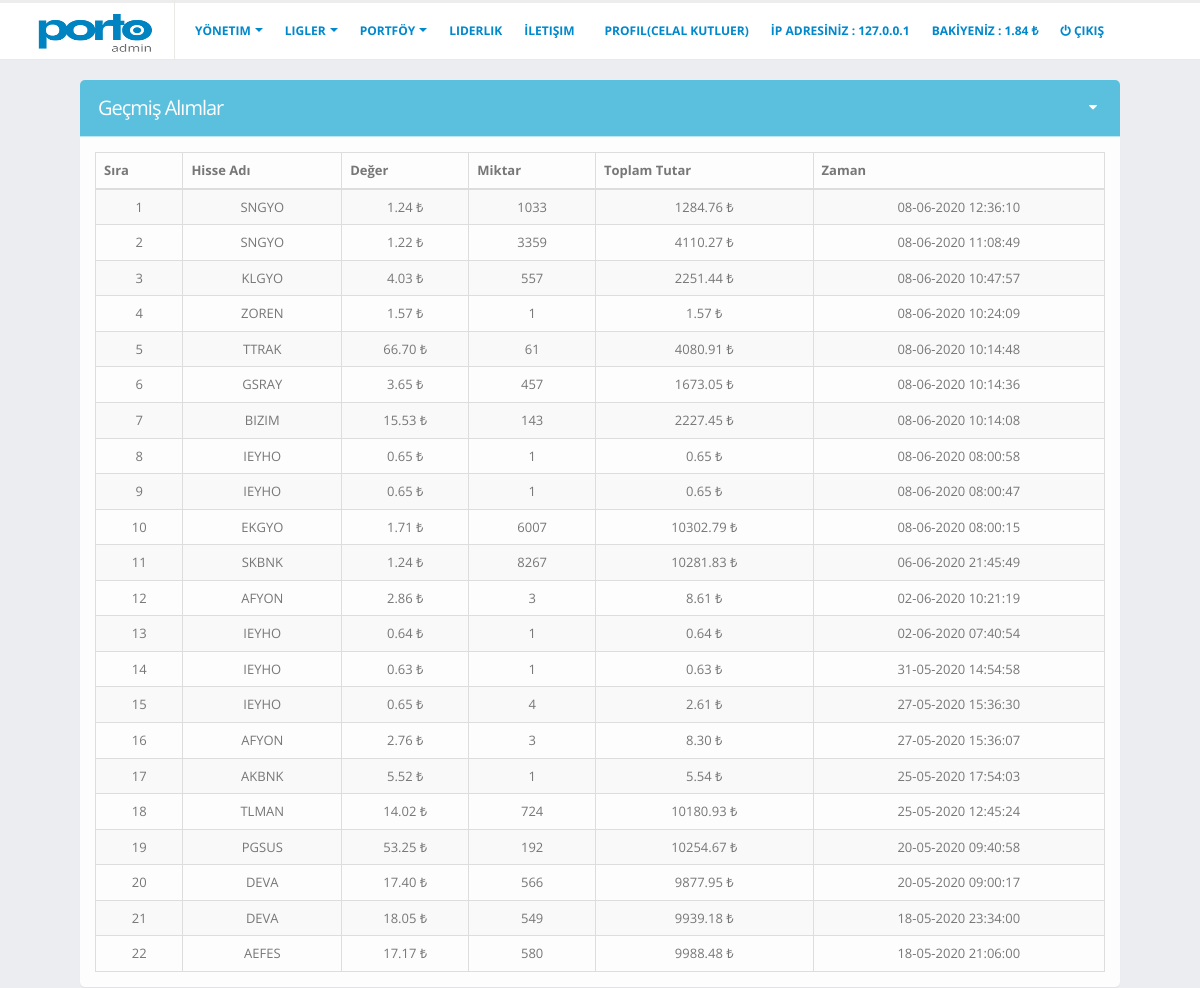
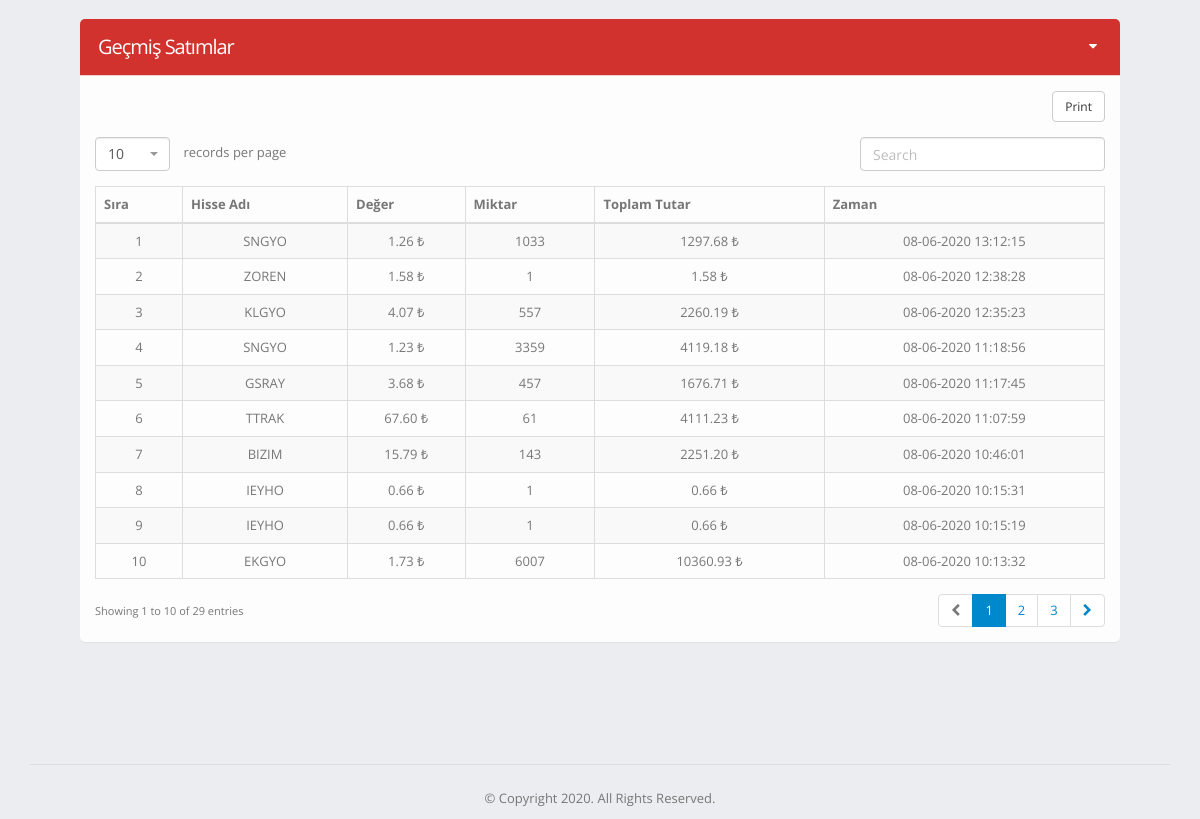
The page /gecmis_alim_satimlar.php (signed in) on the database its author committed (2 pictures, top to bottom).
### tables this page shows
CREATE TABLE `alim` (
                        `alim_id` int(11) NOT NULL,
                        `alim_kul_id` int(11) DEFAULT NULL,
                        `alim_hisse_sembol` varchar(10) DEFAULT NULL,
                        `alim_hisse_deger` decimal(10,2) DEFAULT NULL,
                        `alim_hisse_komisyon` decimal(7,2) DEFAULT NULL,
                        `alim_hisse_lot` int(11) DEFAULT NULL,
                        `alim_lot_satilmayan` int(11) DEFAULT NULL,
                        `alim_hisse_toplam_tutar` decimal(10,2) DEFAULT NULL,
                        `alim_zaman` datetime DEFAULT current_timestamp()
);

CREATE TABLE `satim` (
                         `satim_id` int(11) NOT NULL,
                         `satim_kul_id` int(11) DEFAULT NULL,
                         `satim_hisse_sembol` varchar(10) DEFAULT NULL,
                         `satim_hisse_deger` decimal(10,2) DEFAULT NULL,
                         `satim_hisse_komisyon` decimal(7,2) DEFAULT NULL,
                         `satim_hisse_lot` int(11) DEFAULT NULL,
                         `satim_kar_zarar` decimal(10,2) DEFAULT NULL,
                         `satim_hisse_toplam_tutar` decimal(10,2) DEFAULT NULL,
                         `satim_zaman` datetime DEFAULT current_timestamp()
);

### gecmis_alim_satimlar.php (the view, shortened to what this page needs)
<?php
include "inc/header.php";
?>
    <section role="main" class="content-body">
        <div class="conteiner">
            <div class="col-md">
                <section class="panel panel-info">
                    <header class="panel-heading">
                        <h2 class="panel-title">Geçmiş Alımlar</h2>
                        <div class="panel-actions">
                            <a href="#" class="panel-action panel-action-toggle" data-panel-toggle></a>
                        </div>
                    </header>
                    <div class="panel-body">
                        <table class="table table-bordered table-striped mb-none" id="datatable-default">
                            <thead>
                            <tr>
                                <th>Sıra</th>
                                <th>Hisse Adı</th>
                                <th>Değer</th>
                                <th>Miktar</th>
                                <th>Toplam Tutar</th>
                                <th>Zaman</th>
                            </tr>
                            </thead>
                            <tbody>
                            <?php
                            $sayi = 0;
                            $veri_gecmis_alim = $db->prepare('SELECT `alim_hisse_sembol`,`alim_hisse_deger`,`alim_hisse_lot`,`alim_hisse_toplam_tutar`,`alim_zaman` FROM `alim` WHERE `alim_kul_id`=? and `alim_lot_satilmayan`=0 order BY `alim_zaman` desc limit 100');
                            $veri_gecmis_alim->execute(array($_SESSION['kul_id']));
                            $v_gecmis_alim = $veri_gecmis_alim->fetchAll(PDO::FETCH_ASSOC);
                            foreach ($v_gecmis_alim as $gecmis_alim) {
                                echo
                                    "<tr>
                                <td class='text-center' id='gecmis_alim_sira_" . $sayi . "'>" . ($sayi + 1) . "</td>
                                <td class='text-center' id='gecmis_alim_hisse_" . $sayi . "'>" . $gecmis_alim['alim_hisse_sembol'] . "</td>
                                <td class='text-center' id='gecmis_alim_deger_" . $sayi . "'>" . $gecmis_alim['alim_hisse_deger'] . " &#x20BA;</td>
                                <td class='text-center' id='gecmis_alim_miktar_" . $sayi . "'>" . $gecmis_alim['alim_hisse_lot'] . "</td>
                                <td class='text-center' id='gecmis_alim_toplam_" . $sayi . "'>" . $gecmis_alim['alim_hisse_toplam_tutar'] . " &#x20BA;</td>
                                <td class='text-center' id='gecmis_alim_zaman_" . $sayi . "'>" . (new \DateTime($gecmis_alim['alim_zaman']))->format('d-m-Y H:i:s') . PHP_EOL . "</td>
                                    </tr>";
                                $sayi++;
                            }
                            ?>
                            </tbody>
                        </table>
                    </div>
                </section>
                <section class="panel panel-danger">
                    <header class="panel-heading">
                        <h2 class="panel-title">Geçmiş Satımlar</h2>
                        <div class="panel-actions">
                            <a href="#" class="panel-action panel-action-toggle" data-panel-toggle></a>
                        </div>
                    </header>
                    <div class="panel-body">
                        <table class="table table-bordered table-striped mb-none" id="datatable-tabletools">
                            <thead>
                            <tr>
                                <th>Sıra</th>
                                <th>Hisse Adı</th>
                                <th>Değer</th>
                                <th>Miktar</th>
                                <th>Toplam Tutar</th>
                                <th>Zaman</th>
                            </tr>
                            </thead>
                            <tbody>
                            <?php
                            $sayi = 0;
                            $veri_gecmis_satim = $db->prepare('SELECT `satim_hisse_sembol`,`satim_hisse_deger`,`satim_hisse_lot`,`satim_hisse_toplam_tutar`,`satim_zaman` FROM `satim` WHERE `satim_kul_id`=? order BY `satim_zaman` desc limit 100');
                            $veri_gecmis_satim->execute(array($_SESSION['kul_id']));
                            $v_gecmis_satim = $veri_gecmis_satim->fetchAll(PDO::FETCH_ASSOC);
                            foreach ($v_gecmis_satim as $gecmis_satim) {
                                echo
                                    "<tr>
                                <td class='text-center' id='gecmis_satim_sira_" . $sayi . "'>" . ($sayi + 1) . "</td>
                                <td class='text-center' id='gecmis_satim_hisse_" . $sayi . "'>" . $gecmis_satim['satim_hisse_sembol'] . "</td>
                                <td class='text-center' id='gecmis_satim_deger_" . $sayi . "'>" . $gecmis_satim['satim_hisse_deger'] . " &#x20BA;</td>
                                <td class='text-center' id='gecmis_satim_miktar_" . $sayi . "'>" . $gecmis_satim['satim_hisse_lot'] . "</td>
                                <td class='text-center' id='gecmis_satim_toplam_" . $sayi . "'>" . $gecmis_satim['satim_hisse_toplam_tutar'] . " &#x20BA;</td>
                                <td class='text-center' id='gecmis_satim_zaman_" . $sayi . "'>" . (new \DateTime($gecmis_satim['satim_zaman']))->format('d-m-Y H:i:s') . PHP_EOL . "</td>
                                    </tr>";
                                $sayi++;
                            }
                            ?>
                            </tbody>
                        </table>
                    </div>
                </section>
            </div>
        </div>
    </section>
<?php include "inc/footer.php"; ?>

### assets/stylesheets/skins/default.css (style rules this page uses)
a, .btn-link { color: #0088cc; }

### rows shown on the page
alim: alim_hisse_sembol "SNGYO", alim_hisse_deger "1.24", alim_hisse_lot "1033", alim_hisse_toplam_tutar "1284.76", alim_zaman "08-06-2020 12:36:10"
alim: alim_hisse_sembol "SNGYO", alim_hisse_deger "1.22", alim_hisse_lot "3359", alim_hisse_toplam_tutar "4110.27", alim_zaman "08-06-2020 11:08:49"
alim: alim_hisse_sembol "KLGYO", alim_hisse_deger "4.03", alim_hisse_lot "557", alim_hisse_toplam_tutar "2251.44", alim_zaman "08-06-2020 10:47:57"
alim: alim_hisse_sembol "ZOREN", alim_hisse_deger "1.57", alim_hisse_lot "1", alim_hisse_toplam_tutar "1.57", alim_zaman "08-06-2020 10:24:09"
alim: alim_hisse_sembol "TTRAK", alim_hisse_deger "66.70", alim_hisse_lot "61", alim_hisse_toplam_tutar "4080.91", alim_zaman "08-06-2020 10:14:48"
alim: alim_hisse_sembol "GSRAY", alim_hisse_deger "3.65", alim_hisse_lot "457", alim_hisse_toplam_tutar "1673.05", alim_zaman "08-06-2020 10:14:36"
alim: alim_hisse_sembol "BIZIM", alim_hisse_deger "15.53", alim_hisse_lot "143", alim_hisse_toplam_tutar "2227.45", alim_zaman "08-06-2020 10:14:08"
alim: alim_hisse_sembol "IEYHO", alim_hisse_deger "0.65", alim_hisse_lot "1", alim_hisse_toplam_tutar "0.65", alim_zaman "08-06-2020 08:00:58"
alim: alim_hisse_sembol "IEYHO", alim_hisse_deger "0.65", alim_hisse_lot "1", alim_hisse_toplam_tutar "0.65", alim_zaman "08-06-2020 08:00:47"
alim: alim_hisse_sembol "EKGYO", alim_hisse_deger "1.71", alim_hisse_lot "6007", alim_hisse_toplam_tutar "10302.79", alim_zaman "08-06-2020 08:00:15"
alim: alim_hisse_sembol "SKBNK", alim_hisse_deger "1.24", alim_hisse_lot "8267", alim_hisse_toplam_tutar "10281.83", alim_zaman "06-06-2020 21:45:49"
alim: alim_hisse_sembol "AFYON", alim_hisse_deger "2.86", alim_hisse_lot "3", alim_hisse_toplam_tutar "8.61", alim_zaman "02-06-2020 10:21:19"
alim: alim_hisse_sembol "IEYHO", alim_hisse_deger "0.64", alim_hisse_lot "1", alim_hisse_toplam_tutar "0.64", alim_zaman "02-06-2020 07:40:54"
alim: alim_hisse_sembol "IEYHO", alim_hisse_deger "0.63", alim_hisse_lot "1", alim_hisse_toplam_tutar "0.63", alim_zaman "31-05-2020 14:54:58"
alim: alim_hisse_sembol "IEYHO", alim_hisse_deger "0.65", alim_hisse_lot "4", alim_hisse_toplam_tutar "2.61", alim_zaman "27-05-2020 15:36:30"
alim: alim_hisse_sembol "AFYON", alim_hisse_deger "2.76", alim_hisse_lot "3", alim_hisse_toplam_tutar "8.30", alim_zaman "27-05-2020 15:36:07"
alim: alim_hisse_sembol "AKBNK", alim_hisse_deger "5.52", alim_hisse_lot "1", alim_hisse_toplam_tutar "5.54", alim_zaman "25-05-2020 17:54:03"
alim: alim_hisse_sembol "TLMAN", alim_hisse_deger "14.02", alim_hisse_lot "724", alim_hisse_toplam_tutar "10180.93", alim_zaman "25-05-2020 12:45:24"
alim: alim_hisse_sembol "PGSUS", alim_hisse_deger "53.25", alim_hisse_lot "192", alim_hisse_toplam_tutar "10254.67", alim_zaman "20-05-2020 09:40:58"
alim: alim_hisse_sembol "DEVA", alim_hisse_deger "17.40", alim_hisse_lot "566", alim_hisse_toplam_tutar "9877.95", alim_zaman "20-05-2020 09:00:17"
alim: alim_hisse_sembol "DEVA", alim_hisse_deger "18.05", alim_hisse_lot "549", alim_hisse_toplam_tutar "9939.18", alim_zaman "18-05-2020 23:34:00"
alim: alim_hisse_sembol "AEFES", alim_hisse_deger "17.17", alim_hisse_lot "580", alim_hisse_toplam_tutar "9988.48", alim_zaman "18-05-2020 21:06:00"
satim: satim_hisse_sembol "SNGYO", satim_hisse_deger "1.26", satim_hisse_lot "1033", satim_hisse_toplam_tutar "1297.68", satim_zaman "08-06-2020 13:12:15"
satim: satim_hisse_sembol "ZOREN", satim_hisse_deger "1.58", satim_hisse_lot "1", satim_hisse_toplam_tutar "1.58", satim_zaman "08-06-2020 12:38:28"
satim: satim_hisse_sembol "KLGYO", satim_hisse_deger "4.07", satim_hisse_lot "557", satim_hisse_toplam_tutar "2260.19", satim_zaman "08-06-2020 12:35:23"
satim: satim_hisse_sembol "SNGYO", satim_hisse_deger "1.23", satim_hisse_lot "3359", satim_hisse_toplam_tutar "4119.18", satim_zaman "08-06-2020 11:18:56"
satim: satim_hisse_sembol "GSRAY", satim_hisse_deger "3.68", satim_hisse_lot "457", satim_hisse_toplam_tutar "1676.71", satim_zaman "08-06-2020 11:17:45"
satim: satim_hisse_sembol "TTRAK", satim_hisse_deger "67.60", satim_hisse_lot "61", satim_hisse_toplam_tutar "4111.23", satim_zaman "08-06-2020 11:07:59"
satim: satim_hisse_sembol "BIZIM", satim_hisse_deger "15.79", satim_hisse_lot "143", satim_hisse_toplam_tutar "2251.20", satim_zaman "08-06-2020 10:46:01"
satim: satim_hisse_sembol "IEYHO", satim_hisse_deger "0.66", satim_hisse_lot "1", satim_hisse_toplam_tutar "0.66", satim_zaman "08-06-2020 10:15:31"
satim: satim_hisse_sembol "IEYHO", satim_hisse_deger "0.66", satim_hisse_lot "1", satim_hisse_toplam_tutar "0.66", satim_zaman "08-06-2020 10:15:19"
satim: satim_hisse_sembol "EKGYO", satim_hisse_deger "1.73", satim_hisse_lot "6007", satim_hisse_toplam_tutar "10360.93", satim_zaman "08-06-2020 10:13:32"

### other values the page prints
s("isim") "CELAL"
s('soyisim') "KUTLUER"
$_SERVER['REMOTE_ADDR'] "127.0.0.1"
$_SESSION['bakiye'] "1.84"
